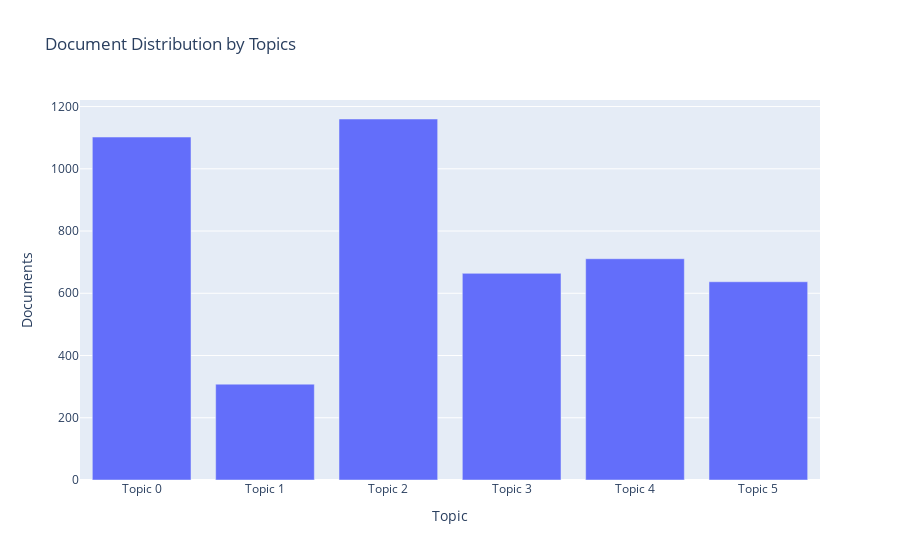

Here is the notebook cell this chart was saved with:
### Code cell
plot_model(lda, plot = 'topic_distribution')

### Figure 1 — Plotly figure (JSON) as saved in the notebook; plotly's stock layout.template omitted (floating-point values rounded to 4 significant figures)
{"data": [{"alignmentgroup": "True", "customdata": [["point, tile, place, score, round, number, end, move, color, win"], ["power, pirate, opponent, win, treasure, spell, race, ship, powerful, creature"], ["build, resource, building, point, city, good, victory, end, gain, money"], ["battle, rule, include, system, unit, war, map, scenario, force, campaign"], ["monster, hero, find, adventure, world, character, story, treasure, different, make"], ["deck, character, team, dice, set, win, hand, point, draw, also"]], "hovertemplate": "Topic=%{x}<br>Documents=%{y}<br>Keyword=%{customdata[0]}<extra></extra>", "legendgroup": "", "marker": {"color": "#636efa", "pattern": {"shape": ""}}, "name": "", "offsetgroup": "", "orientation": "v", "showlegend": false, "textposition": "auto", "type": "bar", "x": ["Topic 0", "Topic 1", "Topic 2", "Topic 3", "Topic 4", "Topic 5"], "xaxis": "x", "y": [1102, 308, 1160, 664, 711, 637], "yaxis": "y"}], "layout": {"barmode": "relative", "legend": {"tracegroupgap": 0}, "title": {"text": "Document Distribution by Topics"}, "xaxis": {"anchor": "y", "domain": [0, 1], "title": {"text": "Topic"}}, "yaxis": {"anchor": "x", "domain": [0, 1], "title": {"text": "Documents"}}}}
